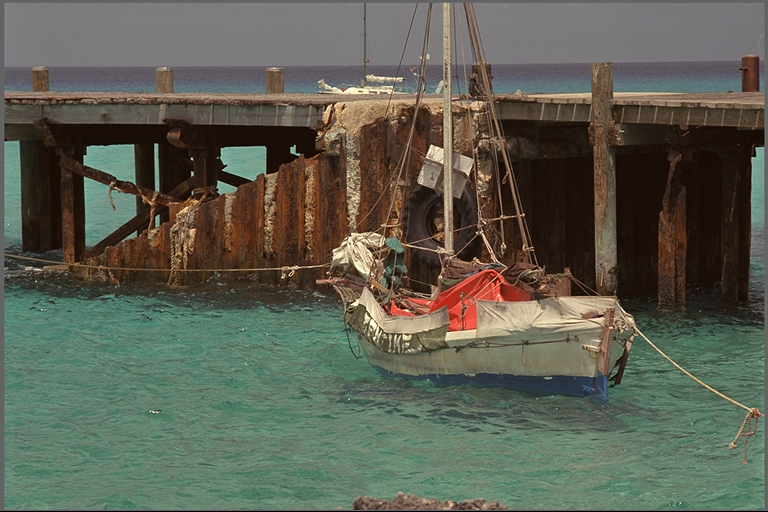
#> input picture models/input/img_clean/kodim11.png, 768 x 512 px, given in place of kodim12.png_small.png, which was not available
$ python rgb_deb.py input/img_clean/kodim11.png input/img_clean/kodim12.png 1.0 1.0 1.0 1.0
#> lines starting #> are read from the running program, lines starting #| are printed output that depends on the picture; pictures that were not available may be replaced by others from this repository, and a replacement may not be noted
### models/lib_generic.py
import numpy as np
import matplotlib.pyplot as plt  # Plot images and graphics
import cv2  # Open, save and split images
import time  # Measure of time
from math import log10, sqrt  # Basic Operators

# -----------------------------------


# Generic Functions

def open_img(path, /, mode=1, echo=False):
    """
    Load an image of type png, jpg o tif
    :param path: path of the image file
    :type path: <str>
    :param mode: 1 for png and jpg, -1 for tif
    :type mode: <int>
    :param echo: Returns an echo of the function execution
    :type echo: <bool>
    :return: an instance of <np.ndarray>
    """
#> called with mode = 1, echo = False
    if echo:
        print('* Loading image (' + path + ')...')
    # read image
    img = cv2.imread(path, mode)
#> img is the input picture: shape (512, 768, 3); mean B, G, R 82.3, 95.1, 93
    if echo:
        print(' - Size: ', img.shape[0], ' x ', img.shape[1])
        print(' - Gray scale: min = ', np.amin(img), '. max = ', np.amax(img))
        print('')
    return img


# [156 lines left out: functions extract_sub_img, save_img, show_image_cv2, show_plot_cv2, normalize_img, get_pixel_range and 3 more, not called in this run]

### models/rgb_deb.py
from lib_dif_operators import *
from lib_generic import *
from skimage.metrics import peak_signal_noise_ratio as psnr
from skimage.metrics import structural_similarity as ssim
import csv
from numpy import genfromtxt
import sys

from numpy.fft import fft2, ifft2, fftshift

# Load the img_original image
img_name = sys.argv[2]
img_clean = open_img('input/img_deblurring_gaussian/'+img_name+'_small.png', echo=False)
img_noise = open_img('input/img_deblurring_gaussian/'+img_name+'_small_blurred.png', echo=False)
#> call 2 of open_img, with mode = 1, echo = False
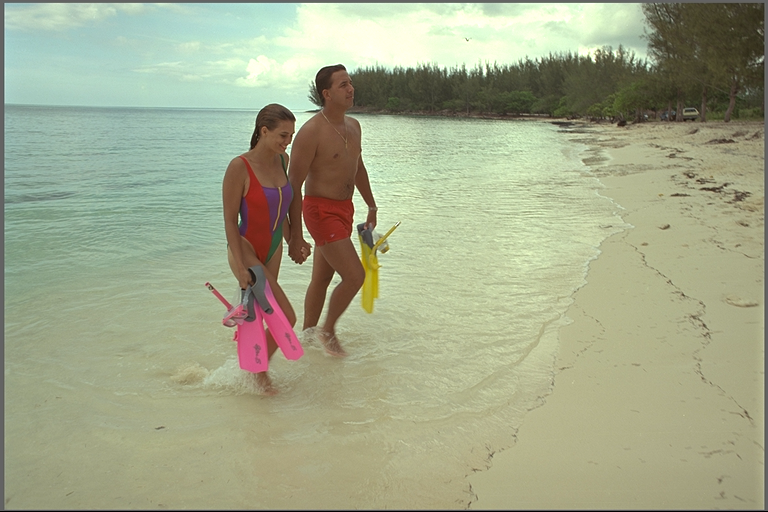
#> input picture models/input/img_clean/kodim12.png, 768 x 512 px, given in place of kodim12.png_small_blurred.png, which was not available
#> in open_img, img is the input picture: shape (512, 768, 3); mean B, G, R 137.9, 167, 161.6

# Extract the BGR components
blue_clean, green_clean, red_clean = cv2.split(img_clean)
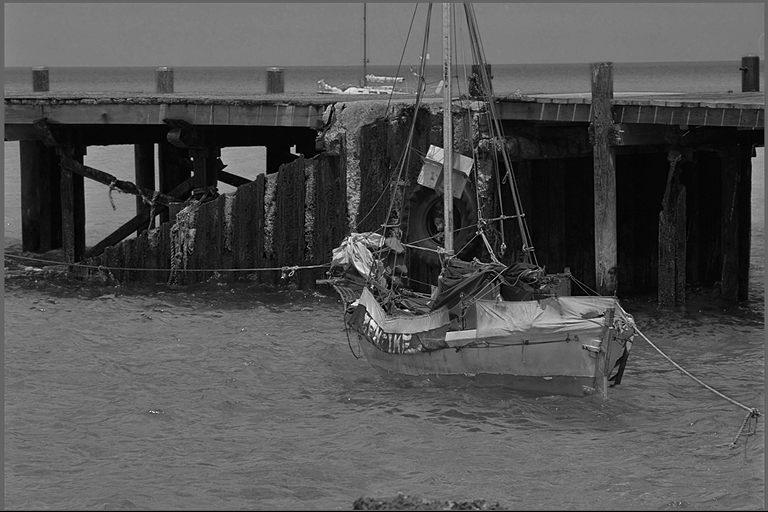
#> blue_clean: shape (512, 768); min 0, max 255, mean 82.3
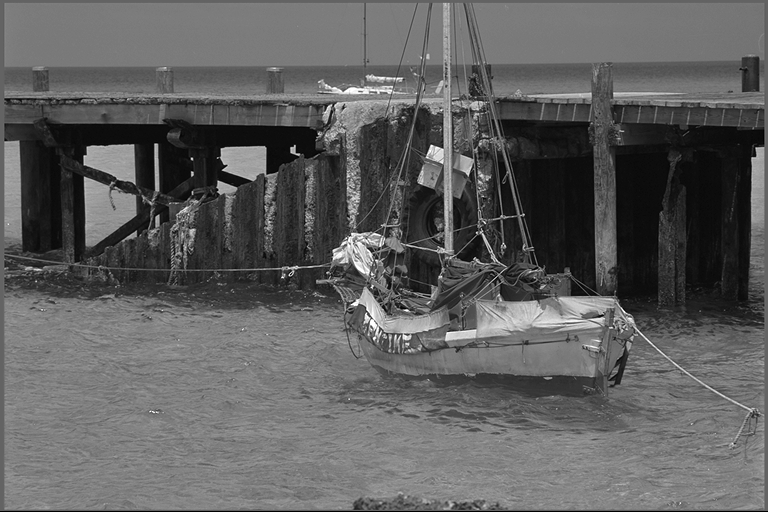
#> green_clean: shape (512, 768); min 0, max 255, mean 95.1
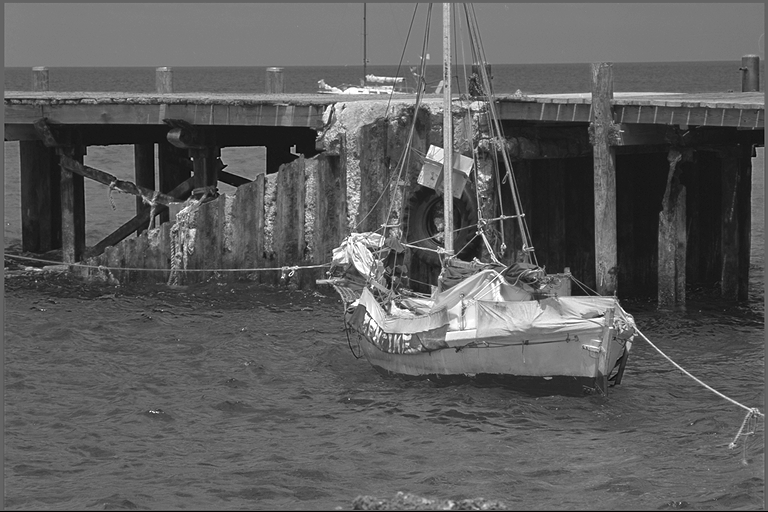
#> red_clean: shape (512, 768); min 0, max 255, mean 93
u = np.array([red_clean, green_clean, blue_clean]).astype(float)

# Extract the BGR components of the noised image
blue_noise, green_noise, red_noise = cv2.split(img_noise)
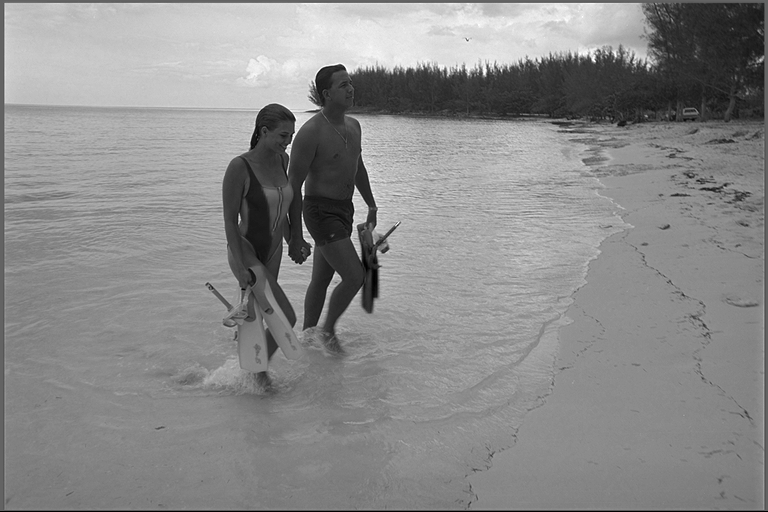
#> blue_noise: shape (512, 768); min 0, max 255, mean 137.9
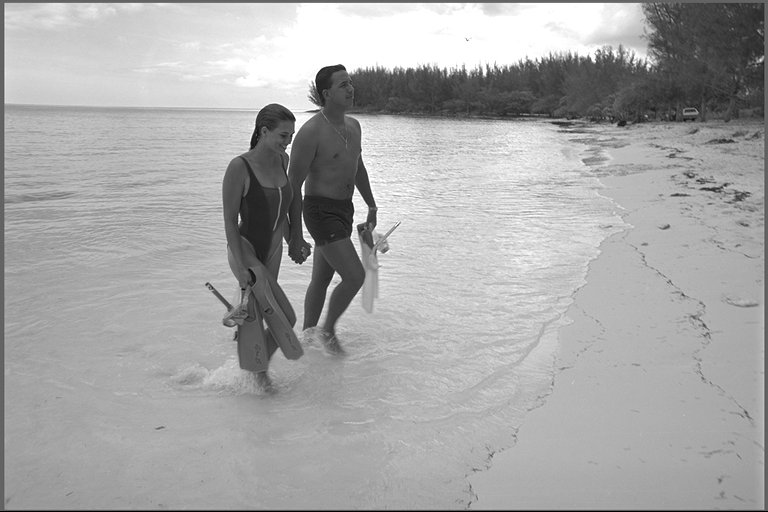
#> green_noise: shape (512, 768); min 0, max 255, mean 167
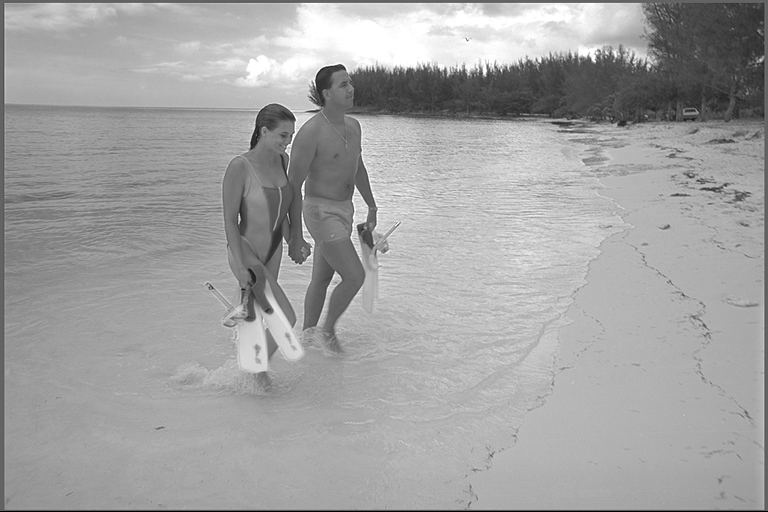
#> red_noise: shape (512, 768); min 0, max 255, mean 161.6
u_0 = np.array([red_noise, green_noise, blue_noise]).astype(float)

p=1

# MODELOS
# [140 lines left out: functions pdhg_rgb_deb_gradient, test_model, plot_graphics, show_info, not called in this run]


def run_model():
    if sys.argv[1] == 'pdhg_rgb_deb_gradient':
        # Change this line for the model to test
        graph_file_name, info_file_name, img_output = test_model(u, u_0, img_name, pdhg_rgb_deb_gradient)
        # show_info(info_file_name)
        plot_graphics(graph_file_name)
        # Save image
        save_img(np.moveaxis(u[::-1, ...], 0, -1), "output/" + sys.argv[1] + "/" + img_name + "_clear.png")
        save_img(np.moveaxis(u_0[::-1, ...], 0, -1), "output/" + sys.argv[1] + "/" + img_name + "_degraded.png")
        save_img(np.moveaxis(img_output[::-1, ...], 0, -1), "output/" + sys.argv[1] + "/" + img_name + "_restored.png")
    else: print("Error: model incorrect.")

run_model()
